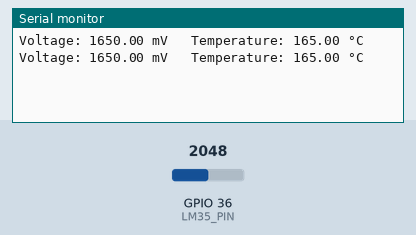
This sketch was run on a simulated ESP32. On the bench: the last lines printed to the serial monitor. The test bench sets the inputs (shaded band); at power-on: GPIO 36 (LM35_PIN) = 2048 (analog values on the 0–4095 scale).

Above: at 1.2 s.
1.3 s: GPIO 36 (LM35_PIN) set to 2866
At 2.6 s:
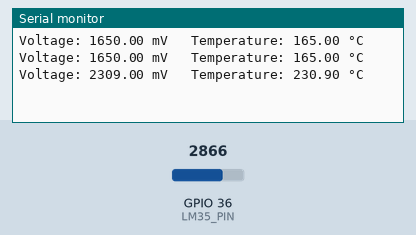
2.8 s: GPIO 36 (LM35_PIN) set to 3603
At 4.1 s:
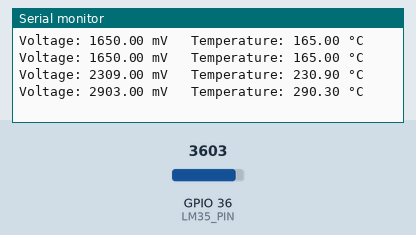
Timing chart, 0 to 5.8 s (numbered marks = the images above; inputs shaded):
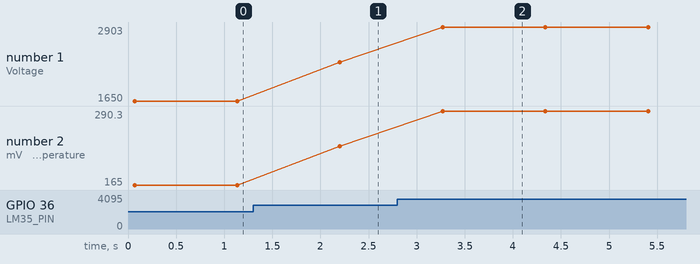

The sketch:

temp_KY_013_.ino
```cpp
const int LM35_PIN = A0;
const int NUM_SAMPLES = 32;

void setup() {
  Serial.begin(9600);
  analogReadResolution(12);
}

void loop() {
  // Average several readings to reduce ADC noise
  long sumMv = 0;
  for (int i = 0; i < NUM_SAMPLES; i++) {
    sumMv += analogReadMilliVolts(LM35_PIN);
    delay(2);
  }
  float mV = sumMv / (float)NUM_SAMPLES;

  float tempC = mV / 10.0;   // LM35: 10 mV per °C

  Serial.print("Voltage: ");
  Serial.print(mV);
  Serial.print(" mV\t Temperature: ");
  Serial.print(tempC);
  Serial.println(" °C");

  delay(1000);
}
```

Measured:
- after the input at 1.3 s, the serial monitor: prints a new line after 0.90 s (image 1)
- after the input at 2.8 s, the serial monitor: prints a new line after 0.47 s (image 2)
- plotted number 1: 1650 → 2309 after the input at 1.3 s, 2309 → 2903 after the input at 2.8 s
- plotted number 2: 165 → 230.9 after the input at 1.3 s, 230.9 → 290.3 after the input at 2.8 s
